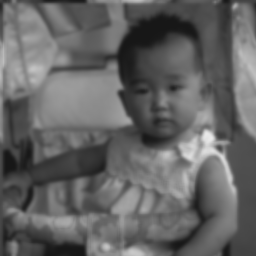
%> input picture Assignment4/stroller.tif, 256 x 256 px
$ octave --eval "cleanStroller;"   (GNU Octave 9; MATLAB toolbox functions it lacks are replaced by stand-ins)
%> lines starting %> are read from the running program, lines starting %| are printed output that depends on the picture; in (x1, y1, x2, y2) boxes, pixels count from 0 and x2, y2 are one past the last pixel; in counts of white or black regions, pixels touching at a corner belong together; the program's own positions count from 1
### Assignment2/readImage.m
function img = readImage(fileName,fmt);
%> called with fileName = 'stroller.tif'
%
% img = readImage(fileName)
%
% Reads a grayscale image from a file.
% File is assumed to contain a TIF image
% fileName is a string
% img - is a grayscale image with values [0..255]
% fmt - is an optional argument with the format of the image.
%       see fmt of imread.

%
% Written by Hagit Hel-Or  I.D. xxxxxxxx
%  Last Modified 14/12/98
%  Last Modified by Y. Moses 3.2.2000

if nargin <1
    error('USAGE: img = readImage(fileName)');
end;

if nargin <2
    fmt='tif'; end;

[im,map]=imread(fileName,fmt);
%> im is the input picture: size 256x256 uint8; min 23, max 233, mean 99.8
%> map = []

% indexed image - grayscale or RGB
if (size(map,1) ~= 0)
    % use only the Green index
    img = reshape(map(double(im)+1,2),size(im));
    img = round(img.*255);
else  % non indexed image
    if (ndims(im) == 2)  % grayscale
       img = round(double(im));   % values are already in 0..255
    else  % RGB image [or higher dimension]
       img = round(double(im(:,:,2)));   % use only Green image
                                  % values are already in 0..255
    end;
end;

### Assignment2/showImage.m
function showImage(img)
%
% showImage(img)
%
% Displays a grayscale image at it's true size
% (1 screen pixel per image pixel).
% img - is a grayscale image with values [0..255]
%
%
% Written by Hagit Hel-Or  I.D. xxxxxxxx
% Last Modified 5/3/97
%

if nargin <1
    error('USAGE: showImage(img)');
end;

img = img + 1;
figNum = figure;
image(img);

colormap(gray(256));

% resize window so we have enough room for image.
[row,col] = size(img);
%> row = 256; col = 256
rect = get(figNum,'Position');
set(figNum, 'Position', [rect(1), rect(2), col, row]);
set(figNum, 'Resize','off');

% resize axes of the image so it fits the axes perfectly.
ha = gca;
set(ha, 'Units', 'pixels');
axis off;
set(ha, 'Position', [1, 1, col, row]);

% remove menu bar
set(figNum,'MenuBar','none');

### Assignment4/circle.m
function mask = circle(size,r)
%> called with size = [256 256], r = 50
% INPUT: size - mask's size, a 1x2 vector
%        r - radius of the circle to draw in this mask
% OUTPUT: black circle in a white bg image, the same size as "size"
 [x,y] = meshgrid([1:size(2)],[1:size(1)]);
 dist = (x-size(2)/2).^2+(y-size(1)/2).^2;
 mask = dist;
 mask((dist>r^2)) = 255;
 mask((dist<=r^2))=0;
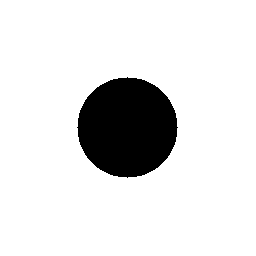
%> mask: size 256x256 double; 88% white; 1 black region, box (x1, y1, x2, y2) and area: (77, 77, 178, 178) 7845
mask = cleanImageMean(mask,[4 4],10);

end


### Assignment4/cleanImageMean.m
function cleanIm = cleanImageMean (im, maskRadius, maskSTD)
%> called with maskRadius = [4 4], maskSTD = 10
mask = zeros(maskRadius*2+1);
[m,n] = size(mask);
% mask = fspecial('gaussian', size(mask),maskSTD);
[h1, h2] = meshgrid(-(m-1)/2:(m-1)/2, -(n-1)/2:(n-1)/2);
hg = exp(- (h1.^2+h2.^2) / (2*maskSTD^2));
mask = hg ./ sum(hg(:));

cleanIm = conv2(im,mask,'same');
cleanIm = round(cleanIm);
cleanIm(cleanIm>255)=255;
cleanIm(cleanIm<0)=0;

### Assignment4/bilat.m
function B = bilat(im,w,sigma_d,sigma_r)
% This function applies bilateral filter to the image
% INPUT: im - greyscale image
%        w  - maskRadius
%        sigma_d - sigma for directional weighting
%        sigma_r - sigma for color wrighting
% OUTPUT: B - Bilateraly filtered image
% compute Gaussian distance weights.
[X,Y] = meshgrid(-w:w,-w:w);
G = exp(-(X.^2+Y.^2)/(2*sigma_d^2));

% Apply bilateral filter.
dim = size(im);
B = zeros(dim);
for i = 1:dim(1)
   for j = 1:dim(2)
         % Extract local region.
         iMin = max(i-w,1);
         iMax = min(i+w,dim(1));
         jMin = max(j-w,1);
         jMax = min(j+w,dim(2));
         I = im(iMin:iMax,jMin:jMax);

         % Compute Gaussian intensity weights.
         H = exp(-(I-im(i,j)).^2/(2*sigma_r^2));

         % Calculate bilateral filter response.
         F = H.*G((iMin:iMax)-i+w+1,(jMin:jMax)-j+w+1);
         B(i,j) = sum(F(:).*I(:))/sum(F(:));

   end
end

### ToolBox/writeImage.m
function writeImage(img,fileName);
%
% writeImage(img,fileName);
%
% Writes a grayscale image (stored in a matrix) onto a file.
% Stores the image in TIF format.
% img - is a grayscale image with values [0..255]
% fileName is a string
%
%
% Written by Hagit Hel-Or  I.D. xxxxxxxx
% Last Modified 14/12/98
%

if nargin <2
    error('USAGE: writeImage(img,fileName)');
end;
img = uint8(img); % imwrite expects uint8
imwrite(img,fileName,'tif');

### Assignment4/cleanStroller.m
function cleanStroller()
    disp('%%%%%%%%%%%%%%%%%%%%%%%%% STROLLER %%%%%%%%%%%%%%%%%%%%%%%%%');
    disp('The stroller image was blurred.');
    disp('so we thought that all we need to do is to shrpen it.');
    disp('we have tried two ways of sharpening the image:');
    disp('1)by using high pass filter:');
    disp('2) or we could simply use sharpen function we have written in HW3');
    disp('In this code, we are showing you the denoised image by using HPF and then bilateral filtering.');
    disp('so what we did is the following:');
    disp('We have performed HPF several times,each time we have added the result to the image,');
    disp(' and then applied the next HPF on the modified image.');
    disp('We have performed the HPF filtering four times.');
    disp('The result was very close to what should it be, but it was noised!');
    disp('So we used bilateral filtering to denoise it and the result was stunning!');
    disp('figure(1) - Original Noisy image');
    disp('figure(2) - The Cleaned Image by HPF (but noised)');
    disp('figure(3) - The final Image,cleaned by bilateral filtering ');


    imA = readImage('stroller.tif');
    showImage(imA);

    % applying HPF on imA

    F=fft2(imA);
    H=circle(size(imA),50);
    H = ifftshift(H);
    f = ifft2(F.*(H/255),'symmetric');

    % f now is the result of applying HPF on imA

    imA = imA+f;%we are sharpening imA by adding f to it => imA = imA+HPF(imA)

    % applying HPF on the modified imA

    F=fft2(imA);
    H=circle(size(imA),20);
%> in circle (call 2), `mask((dist<=r^2))=0;`: mask: size 256x256 double; 98.1% white; 1 black region, box (x1, y1, x2, y2) and area: (107, 107, 148, 148) 1257
    H = ifftshift(H);
    f = ifft2(F.*(H/255),'symmetric');

    % f now is the result of applying HPF on imA

    imA = imA+f;%we are sharpening imA by adding f to it => imA = imA+HPF(imA)= imA+HPF(imA)+HPF(imA+HPF(imA))

    F=fft2(imA);
    H=circle(size(imA),30);
%> call 3 of circle, with size = [256 256], r = 30
%> in circle (call 3), `mask((dist<=r^2))=0;`:
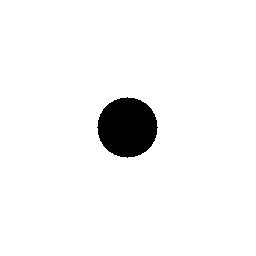
%> mask: size 256x256 double; 95.7% white; 1 black region, box (x1, y1, x2, y2) and area: (97, 97, 158, 158) 2821
    H = ifftshift(H);
    f = ifft2(F.*(H/255),'symmetric');
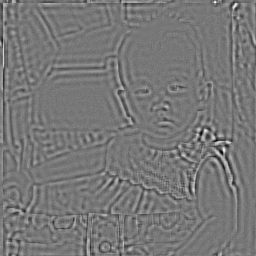
%> f: size 256x256 double; min -41.8, max 47.15, mean 0; drawn with min black and max white

    % f now is the result of applying HPF on imA

    imA = imA+f;%we are sharpening imA by adding f to it => imA = imA+HPF(imA)= imA+HPF(imA)+HPF(imA+HPF(imA))+HPF(imA+HPF(imA)+HPF(imA+HPF(imA)))

    % doing one more HPF
    F=fft2(imA);
    H=circle(size(imA),40);
%> call 4 of circle, with size = [256 256], r = 40
%> in circle (call 4), `mask((dist>r^2)) = 255;`:
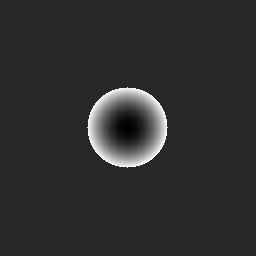
%> mask: size 256x256 double; min 0, max 1600, mean 296.8; drawn with min black and max white
%> in circle (call 4), `mask((dist<=r^2))=0;`:
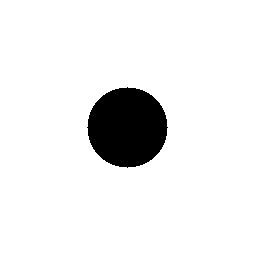
%> mask: size 256x256 double; 92.3% white; 1 black region, box (x1, y1, x2, y2) and area: (87, 87, 168, 168) 5025
%> call 4 of cleanImageMean, with maskRadius = [4 4], maskSTD = 10
%> in cleanImageMean (call 4), `cleanIm(cleanIm>255)=255;`:
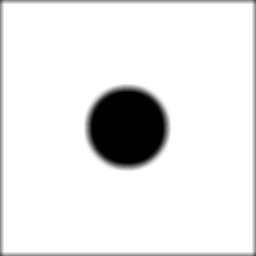
%> cleanIm: size 256x256 double; min 0, max 255, mean 231.1
    H = ifftshift(H);
    f = ifft2(F.*(H/255),'symmetric');
    imG=imA+f;%imG = imA+f=imA+HPF(imA)+HPF(imA+HPF(imA))+HPF(imA+HPF(imA)+HPF(imA+HPF(imA)))+HPF(imA+HPF(imA)+HPF(imA+HPF(imA))+HPF(imA+HPF(imA)+HPF(imA+HPF(imA))))
    showImage(imG);
    clean=bilat(imG,4,9,9); %imG is a little bit noised from the whole filters we have done, so we denoise it using bilateral filtering
    showImage(clean);

    writeImage(clean,'cleanStroller');
%> in writeImage, `img = uint8(img);`:
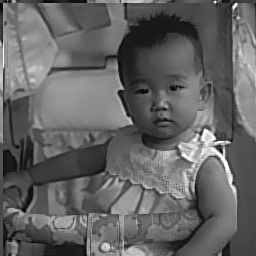
%> img: size 256x256 uint8; min 0, max 255, mean 99.8

end

$ run again, with Assignment4/blocks.tif copied over Assignment4/stroller.tif
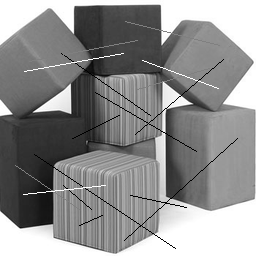
%> input picture Assignment4/blocks.tif, 256 x 256 px
%> in readImage, im is the input picture: size 256x256 uint8; min 0, max 255, mean 141.9
%> map = 256 rows, first 12: [0 0 0; 0.00392 0.00392 0.00392; 0.00784 0.00784 0.00784; 0.0118 0.0118 0.0118; 0.0157 0.0157 0.0157; 0.0196 0.0196 0.0196; 0.0235 0.0235 0.0235; 0.0275 0.0275 0.0275; 0.0314 0.0314 0.0314; 0.0353 0.0353 0.0353; 0.0392 0.0392 0.0392; 0.0431 0.0431 0.0431]
%> in cleanStroller, `imA = imA+f;`:
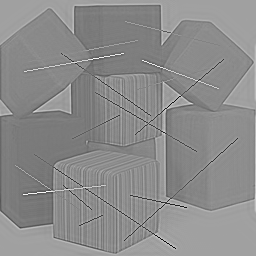
%> imA: size 256x256 double; min -619, max 766.9, mean 141.9; drawn with min black and max white
%> in writeImage, `img = uint8(img);`:
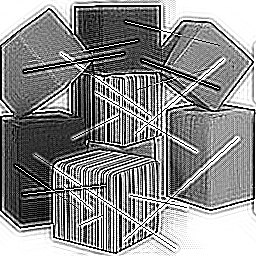
%> img: size 256x256 uint8; min 0, max 255, mean 141

$ run again, with Assignment4/cc.tif copied over Assignment4/stroller.tif
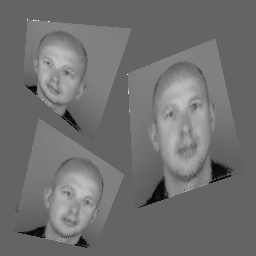
%> input picture Assignment4/cc.tif, 256 x 256 px
%> in readImage, im is the input picture: size 256x256 uint8; min 0, max 255, mean 112.2
%> map = []
%> in cleanStroller, `imA = imA+f;`:
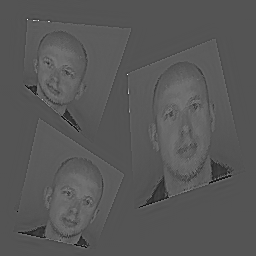
%> imA: size 256x256 double; min -171.4, max 651, mean 112.2; drawn with min black and max white
%> in writeImage, `img = uint8(img);`:
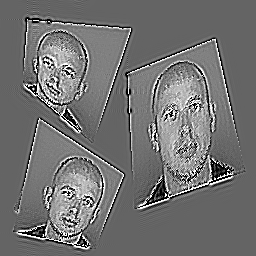
%> img: size 256x256 uint8; min 0, max 255, mean 113.7

$ run again, with Assignment4/cleanFace.tif copied over Assignment4/stroller.tif
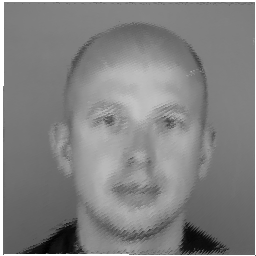
%> input picture Assignment4/cleanFace.tif, 256 x 256 px
%> in readImage, im is the input picture: size 256x256 uint8; min 1, max 255, mean 130.4
%> map = []
%> in writeImage, `img = uint8(img);`:
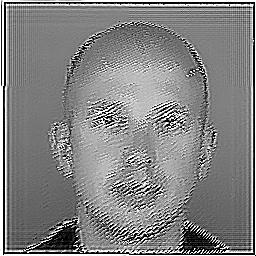
%> img: size 256x256 uint8; min 0, max 255, mean 130.8
